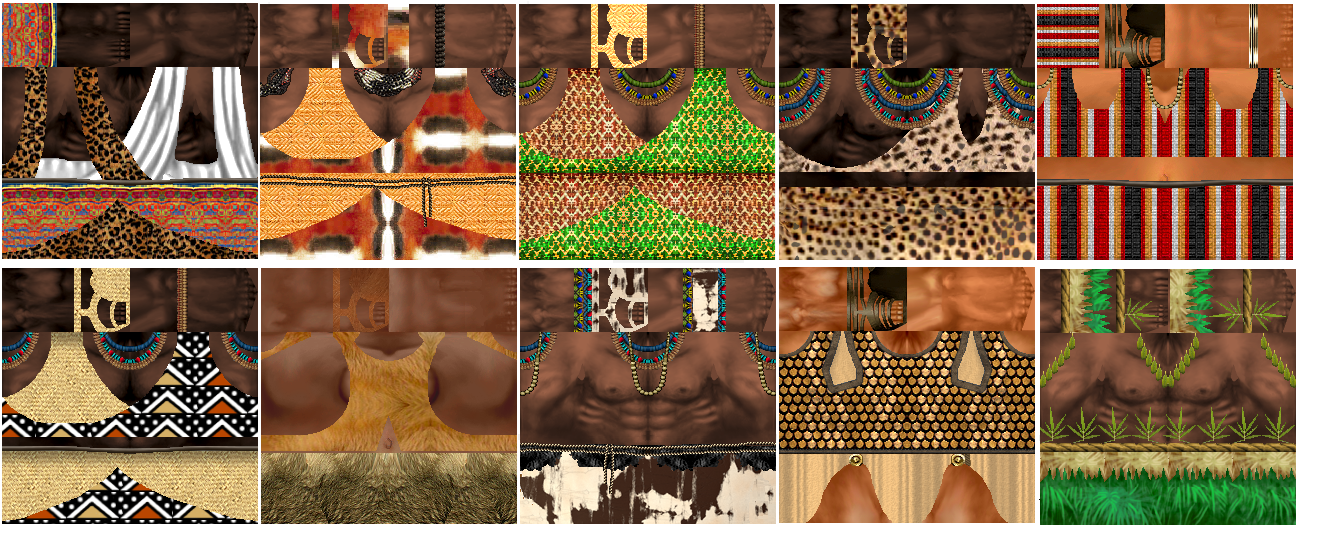
#> input picture tools/recorteimg/1.png, 1344 x 546 px, given in place of 1.png.png, which was not available
$ python render_fauna_icons.py recorteimg/1.png
#> lines starting #> are read from the running program, lines starting #| are printed output that depends on the picture
#!/usr/bin/env python3
"""Selection-panel portraits for fauna actors, rendered from their mesh and texture.

Renders each actor's rest pose in Blender (Cycles, three-quarter view, head to the left) and puts it
on the dark vignette of the vanilla animal portraits:
  art/textures/ui/session/portraits/gaia/fauna_<actor>.png   (256 x 256)
Templates point to it with <Icon>gaia/fauna_<actor>.png</Icon> (make_fauna_templates.py adds it).

Usage: python3 tools/render_fauna_icons.py bison,stork_white,...
"""
import os
import subprocess
import sys
import tempfile

MOD = os.path.normpath(os.path.join(os.path.dirname(os.path.abspath(__file__)), ".."))

BLENDER_SCRIPT = r'''
MOD = %r
import bpy, struct, os, sys, math
import numpy as np
import xml.etree.ElementTree as ET
from mathutils import Vector
OUT = os.environ["ICON_OUT"]
actors = os.environ["ICON_ACTORS"].split(",")

def read_pmd(path):
    d = open(path, "rb").read()
    n, nuv = struct.unpack_from("<II", d, 12); stride = 24 + 8*nuv + 20
    raw = np.frombuffer(d, np.uint8, n*stride, 20).reshape(n, stride)
    pos = raw[:, :12].copy().view("<f4").reshape(-1, 3)
    uv = raw[:, 24:32].copy().view("<f4").reshape(-1, 2)
    off = 20 + n*stride; nf, = struct.unpack_from("<I", d, off)
    faces = np.frombuffer(d, "<u2", nf*3, off+4).reshape(-1, 3)
    return pos, uv, faces

scene = bpy.context.scene
for o in list(bpy.data.objects): bpy.data.objects.remove(o)
scene.render.engine = "CYCLES"; scene.cycles.samples = 48; scene.cycles.device = "CPU"
scene.render.resolution_x = scene.render.resolution_y = 256
scene.render.film_transparent = True
scene.view_settings.view_transform = "Standard"
world = bpy.data.worlds.new("w"); scene.world = world; world.use_nodes = True
world.node_tree.nodes["Background"].inputs[0].default_value = (0.75, 0.8, 0.85, 1); world.node_tree.nodes["Background"].inputs[1].default_value = 0.9
sun = bpy.data.objects.new("sun", bpy.data.lights.new("sun", "SUN")); scene.collection.objects.link(sun)
sun.data.energy = 4.0; sun.rotation_euler = (math.radians(50), math.radians(-20), math.radians(-40))
cam = bpy.data.objects.new("cam", bpy.data.cameras.new("cam")); scene.collection.objects.link(cam); scene.camera = cam
cam.data.lens = 50

for actor in actors:
    root = ET.parse(f"{MOD}/art/actors/fauna/{actor}.xml").getroot()
    mesh_file = root.find(".//mesh").text.strip(); tex = root.find(".//texture").get("file")
    pos, uv, faces = read_pmd(f"{MOD}/art/meshes/{mesh_file}")
    verts = [(p[0], p[2], p[1]) for p in pos]  # engine (x, y up, z) -> blender (x, y, z up)
    me = bpy.data.meshes.new(actor); me.from_pydata(verts, [], [tuple(int(i) for i in f[::-1]) for f in faces]); me.update()
    layer = me.uv_layers.new()
    for loop in me.loops: layer.data[loop.index].uv = (uv[loop.vertex_index][0], uv[loop.vertex_index][1])
    for poly in me.polygons: poly.use_smooth = False
    ob = bpy.data.objects.new(actor, me); scene.collection.objects.link(ob)
    mat = bpy.data.materials.new(actor); mat.use_nodes = True; nt = mat.node_tree
    bsdf = nt.nodes["Principled BSDF"]; bsdf.inputs["Roughness"].default_value = 0.9
    img = nt.nodes.new("ShaderNodeTexImage"); img.image = bpy.data.images.load(f"{MOD}/art/textures/skins/{tex}")
    nt.links.new(img.outputs["Color"], bsdf.inputs["Base Color"]); nt.links.new(img.outputs["Alpha"], bsdf.inputs["Alpha"])
    me.materials.append(mat)
    # Frame the animal: three-quarter view from the front left, slightly above.
    P = np.array(verts); lo, hi = P.min(0), P.max(0); ctr = (lo + hi) / 2; size = np.linalg.norm(hi - lo)
    direction = Vector((1.0, -0.75, 0.35)).normalized()
    rot = (-direction).to_track_quat("-Z", "Y")
    cam.location = Vector(ctr) + direction * size * 3
    cam.rotation_euler = rot.to_euler()
    cam.data.type = "ORTHO"; cam.data.clip_end = size * 10
    # Tight framing: extent of the model seen from the camera.
    right, up = rot @ Vector((1, 0, 0)), rot @ Vector((0, 1, 0))
    rel = P - ctr
    u, v = rel @ np.array(right), rel @ np.array(up)
    shift_u, shift_v = (u.max() + u.min()) / 2, (v.max() + v.min()) / 2
    cam.location = cam.location + right * shift_u + up * shift_v
    cam.data.ortho_scale = max(np.ptp(u), np.ptp(v)) * 1.1
    light = (direction + Vector((0.3, -0.2, 0.9))).normalized()
    sun.rotation_euler = (-light).to_track_quat("-Z", "Y").to_euler()
    scene.render.filepath = f"{OUT}/{actor}.png"
    bpy.ops.render.render(write_still=True)
    bpy.data.objects.remove(ob); bpy.data.meshes.remove(me)
    print("ICON", actor)
'''


def compose(src, dst):
	import numpy as np
	from PIL import Image, ImageFilter
	im = Image.open(src).convert("RGBA")
	y, x = np.mgrid[0:256, 0:256] / 255.0
	r = np.sqrt((x - 0.5) ** 2 + (y - 0.42) ** 2) / 0.72
	base = np.array([92, 80, 62]) * (1 - np.clip(r, 0, 1)[..., None]) ** 1.2 + np.array([18, 15, 12])
	bg = Image.fromarray(np.clip(base, 0, 255).astype(np.uint8), "RGB").convert("RGBA")
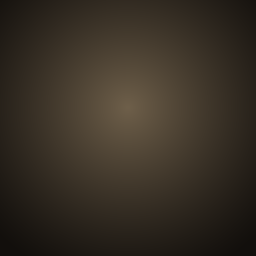
#> bg: PIL image 256x256 RGBA; mean R, G, B, A 54.6, 46.7, 36.5, 255
	# Soft contact shadow under the animal.
	shadow = Image.new("RGBA", im.size, (0, 0, 0, 0)); a = im.split()[3].filter(ImageFilter.GaussianBlur(6))
#> after `shadow = Image.new('RGBA', im.size, (0, 0, 0, 0))`: shadow: PIL image 1344x546 RGBA; every value is 0
#> after `a = im.split()[3].filter(ImageFilter.GaussianBlur(6))`: a: PIL image 1344x546 L; every value is 255
	shadow.putalpha(a.point(lambda v: v * 0.45)); bg.alpha_composite(shadow, (3, 4))
#> after `bg.alpha_composite(shadow, (3, 4))`:
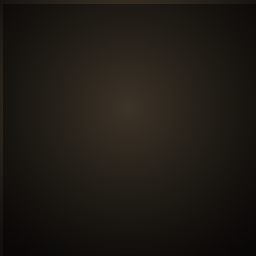
#> bg: PIL image 256x256 RGBA; mean R, G, B, A 30.4, 26, 20.3, 255
	bg.alpha_composite(im)
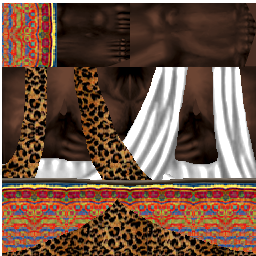
#> bg: PIL image 256x256 RGBA; mean R, G, B, A 112.1, 83.2, 67.6, 255
	bg.convert("RGB").save(dst)


def main():
	actors = [a for a in sys.argv[1].split(",") if a]
	with tempfile.TemporaryDirectory() as tmp:
		script = os.path.join(tmp, "render.py")
		with open(script, "w") as f:
			f.write(BLENDER_SCRIPT % MOD)
		subprocess.run(["blender", "-b", "--python", script], check=True, stdout=subprocess.DEVNULL,
			env=dict(os.environ, ICON_OUT=tmp, ICON_ACTORS=",".join(actors)))
		folder = os.path.join(MOD, "art", "textures", "ui", "session", "portraits", "gaia")
		os.makedirs(folder, exist_ok=True)
		for actor in actors:
			compose(os.path.join(tmp, actor + ".png"), os.path.join(folder, "fauna_%s.png" % actor))
			print("portrait", actor)


if __name__ == "__main__":
	main()
